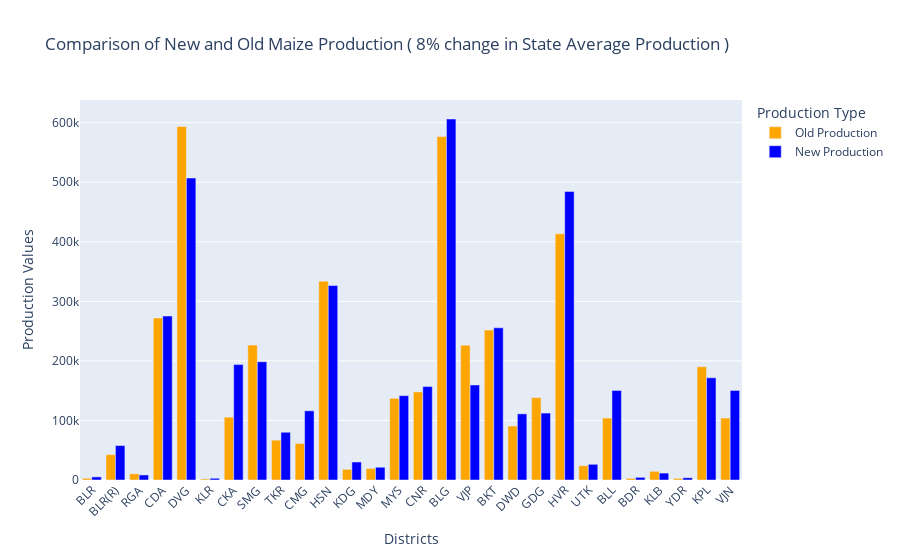

Write notebook code for a chart like this one.
### Code cell
new_val = filtered_rows['New_Production']
old_val = y_st['Maize_Production']

import plotly.graph_objects as go

# Define the values
new_val = filtered_rows['New_Production']
old_val = y_st['Maize_Production']
abbreviations = filtered_rows['Abbreviation']

# Create the figure
fig = go.Figure()

# Add the Old Production bars
fig.add_trace(go.Bar(
    x=abbreviations,
    y=old_val,
    name='Old Production',
    marker_color='orange'
))


# Add the New Production bars
fig.add_trace(go.Bar(
    x=abbreviations,
    y=new_val,
    name='New Production',
    marker_color='blue'
))


# Update layout for better readability
fig.update_layout(
    title='Comparison of New and Old Maize Production ( 8% change in State Average Production )',
    xaxis_title='Districts',
    yaxis_title='Production Values',
    barmode='group',  # To display bars side by side
    xaxis_tickangle=-45,  # Rotate x-axis labels for better readability
    legend_title='Production Type'
)

# Show the figure
fig.show()

### Figure 1 — Plotly figure (JSON) as saved in the notebook; plotly's stock layout.template omitted (floating-point values rounded to 4 significant figures)
{"data": [{"marker": {"color": "orange"}, "name": "Old Production", "type": "bar", "x": ["BLR", "BLR(R)", "RGA", "CDA", "DVG", "KLR", "CKA", "SMG", "TKR", "CMG", "HSN", "KDG", "MDY", "MYS", "CNR", "BLG", "VJP", "BKT", "DWD", "GDG", "HVR", "UTK", "BLL", "BDR", "KLB", "YDR", "KPL", "VJN"], "y": [2879, 42583, 10450, 271975, 593544, 1759, 105491, 226532, 66868, 61353, 333937, 17921, 19387, 137154, 147886, 576758, 226327, 251699, 90634, 138476, 413487, 24088, 104045, 2791, 14621, 2673, 190252, 104045]}, {"marker": {"color": "blue"}, "name": "New Production", "type": "bar", "x": ["BLR", "BLR(R)", "RGA", "CDA", "DVG", "KLR", "CKA", "SMG", "TKR", "CMG", "HSN", "KDG", "MDY", "MYS", "CNR", "BLG", "VJP", "BKT", "DWD", "GDG", "HVR", "UTK", "BLL", "BDR", "KLB", "YDR", "KPL", "VJN"], "y": [5235.0, 57820.0, 8486.0, 275200.0, 507100.0, 2930.0, 193800.0, 198500.0, 80210.0, 116200.0, 326600.0, 30250.0, 21410.0, 141600.0, 156800.0, 606200.0, 159600.0, 255500.0, 111100.0, 112400.0, 484600.0, 26360.0, 150500.0, 4470.0, 11610.0, 3770.0, 171600.0, 150500.0]}], "layout": {"barmode": "group", "legend": {"title": {"text": "Production Type"}}, "title": {"text": "Comparison of New and Old Maize Production ( 8% change in State Average Production )"}, "xaxis": {"tickangle": -45, "title": {"text": "Districts"}}, "yaxis": {"title": {"text": "Production Values"}}}}
